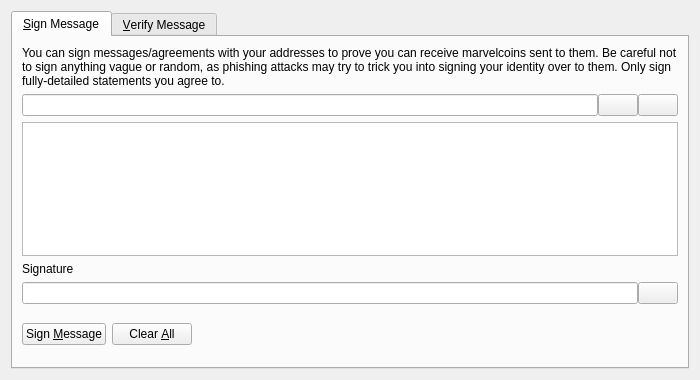
<?xml version="1.0" encoding="UTF-8"?>
<ui version="4.0">
 <class>SignVerifyMessageDialog</class>
 <widget class="QDialog" name="SignVerifyMessageDialog">
  <property name="geometry">
   <rect>
    <x>0</x>
    <y>0</y>
    <width>700</width>
    <height>380</height>
   </rect>
  </property>
  <property name="windowTitle">
   <string>Signatures - Sign / Verify a Message</string>
  </property>
  <property name="modal">
   <bool>true</bool>
  </property>
  <layout class="QVBoxLayout" name="verticalLayout">
   <item>
    <widget class="QTabWidget" name="tabWidget">
     <property name="currentIndex">
      <number>0</number>
     </property>
     <widget class="QWidget" name="tabSignMessage">
      <attribute name="title">
       <string>&amp;Sign Message</string>
      </attribute>
      <layout class="QVBoxLayout" name="verticalLayout_SM">
       <item>
        <widget class="QLabel" name="infoLabel_SM">
         <property name="text">
          <string>You can sign messages/agreements with your addresses to prove you can receive marvelcoins sent to them. Be careful not to sign anything vague or random, as phishing attacks may try to trick you into signing your identity over to them. Only sign fully-detailed statements you agree to.</string>
         </property>
         <property name="textFormat">
          <enum>Qt::PlainText</enum>
         </property>
         <property name="wordWrap">
          <bool>true</bool>
         </property>
        </widget>
       </item>
       <item>
        <layout class="QHBoxLayout" name="horizontalLayout_1_SM">
         <property name="spacing">
          <number>0</number>
         </property>
         <item>
          <widget class="QValidatedLineEdit" name="addressIn_SM">
           <property name="toolTip">
            <string>The Marvelcoin address to sign the message with</string>
           </property>
          </widget>
         </item>
         <item>
          <widget class="QPushButton" name="addressBookButton_SM">
           <property name="toolTip">
            <string>Choose previously used address</string>
           </property>
           <property name="text">
            <string/>
           </property>
           <property name="icon">
            <iconset resource="../bitcoin.qrc">
             <normaloff>:/icons/address-book</normaloff>:/icons/address-book</iconset>
           </property>
           <property name="shortcut">
            <string>Alt+A</string>
           </property>
           <property name="autoDefault">
            <bool>false</bool>
           </property>
          </widget>
         </item>
         <item>
          <widget class="QPushButton" name="pasteButton_SM">
           <property name="toolTip">
            <string>Paste address from clipboard</string>
           </property>
           <property name="text">
            <string/>
           </property>
           <property name="icon">
            <iconset resource="../bitcoin.qrc">
             <normaloff>:/icons/editpaste</normaloff>:/icons/editpaste</iconset>
           </property>
           <property name="shortcut">
            <string>Alt+P</string>
           </property>
           <property name="autoDefault">
            <bool>false</bool>
           </property>
          </widget>
         </item>
        </layout>
       </item>
       <item>
        <widget class="QPlainTextEdit" name="messageIn_SM">
         <property name="toolTip">
          <string>Enter the message you want to sign here</string>
         </property>
        </widget>
       </item>
       <item>
        <widget class="QLabel" name="signatureLabel_SM">
         <property name="text">
          <string>Signature</string>
         </property>
         <property name="textFormat">
          <enum>Qt::PlainText</enum>
         </property>
        </widget>
       </item>
       <item>
        <layout class="QHBoxLayout" name="horizontalLayout_2_SM">
         <property name="spacing">
          <number>0</number>
         </property>
         <item>
          <widget class="QLineEdit" name="signatureOut_SM">
           <property name="font">
            <font>
             <italic>true</italic>
            </font>
           </property>
           <property name="readOnly">
            <bool>true</bool>
           </property>
          </widget>
         </item>
         <item>
          <widget class="QPushButton" name="copySignatureButton_SM">
           <property name="toolTip">
            <string>Copy the current signature to the system clipboard</string>
           </property>
           <property name="text">
            <string/>
           </property>
           <property name="icon">
            <iconset resource="../bitcoin.qrc">
             <normaloff>:/icons/editcopy</normaloff>:/icons/editcopy</iconset>
           </property>
           <property name="autoDefault">
            <bool>false</bool>
           </property>
          </widget>
         </item>
        </layout>
       </item>
       <item>
        <layout class="QHBoxLayout" name="horizontalLayout_3_SM">
         <item>
          <widget class="QPushButton" name="signMessageButton_SM">
           <property name="toolTip">
            <string>Sign the message to prove you own this Marvelcoin address</string>
           </property>
           <property name="text">
            <string>Sign &amp;Message</string>
           </property>
           <property name="icon">
            <iconset resource="../bitcoin.qrc">
             <normaloff>:/icons/edit</normaloff>:/icons/edit</iconset>
           </property>
           <property name="autoDefault">
            <bool>false</bool>
           </property>
          </widget>
         </item>
         <item>
          <widget class="QPushButton" name="clearButton_SM">
           <property name="toolTip">
            <string>Reset all sign message fields</string>
           </property>
           <property name="text">
            <string>Clear &amp;All</string>
           </property>
           <property name="icon">
            <iconset resource="../bitcoin.qrc">
             <normaloff>:/icons/remove</normaloff>:/icons/remove</iconset>
           </property>
           <property name="autoDefault">
            <bool>false</bool>
           </property>
          </widget>
         </item>
         <item>
          <spacer name="horizontalSpacer_1_SM">
           <property name="orientation">
            <enum>Qt::Horizontal</enum>
           </property>
           <property name="sizeHint" stdset="0">
            <size>
             <width>40</width>
             <height>48</height>
            </size>
           </property>
          </spacer>
         </item>
         <item>
          <widget class="QLabel" name="statusLabel_SM">
           <property name="font">
            <font>
             <weight>75</weight>
             <bold>true</bold>
            </font>
           </property>
           <property name="text">
            <string/>
           </property>
           <property name="wordWrap">
            <bool>true</bool>
           </property>
          </widget>
         </item>
         <item>
          <spacer name="horizontalSpacer_2_SM">
           <property name="orientation">
            <enum>Qt::Horizontal</enum>
           </property>
           <property name="sizeHint" stdset="0">
            <size>
             <width>40</width>
             <height>48</height>
            </size>
           </property>
          </spacer>
         </item>
        </layout>
       </item>
      </layout>
     </widget>
     <widget class="QWidget" name="tabVerifyMessage">
      <attribute name="title">
       <string>&amp;Verify Message</string>
      </attribute>
      <layout class="QVBoxLayout" name="verticalLayout_VM">
       <item>
        <widget class="QLabel" name="infoLabel_VM">
         <property name="text">
          <string>Enter the receiver's address, message (ensure you copy line breaks, spaces, tabs, etc. exactly) and signature below to verify the message. Be careful not to read more into the signature than what is in the signed message itself, to avoid being tricked by a man-in-the-middle attack. Note that this only proves the signing party receives with the address, it cannot prove sendership of any transaction!</string>
         </property>
         <property name="textFormat">
          <enum>Qt::PlainText</enum>
         </property>
         <property name="alignment">
          <set>Qt::AlignLeading|Qt::AlignLeft|Qt::AlignTop</set>
         </property>
         <property name="wordWrap">
          <bool>true</bool>
         </property>
        </widget>
       </item>
       <item>
        <layout class="QHBoxLayout" name="horizontalLayout_1_VM">
         <property name="spacing">
          <number>0</number>
         </property>
         <item>
          <widget class="QValidatedLineEdit" name="addressIn_VM">
           <property name="toolTip">
            <string>The Marvelcoin address the message was signed with</string>
           </property>
          </widget>
         </item>
         <item>
          <widget class="QPushButton" name="addressBookButton_VM">
           <property name="toolTip">
            <string>Choose previously used address</string>
           </property>
           <property name="text">
            <string/>
           </property>
           <property name="icon">
            <iconset resource="../bitcoin.qrc">
             <normaloff>:/icons/address-book</normaloff>:/icons/address-book</iconset>
           </property>
           <property name="shortcut">
            <string>Alt+A</string>
           </property>
           <property name="autoDefault">
            <bool>false</bool>
           </property>
          </widget>
         </item>
        </layout>
       </item>
       <item>
        <widget class="QPlainTextEdit" name="messageIn_VM"/>
       </item>
       <item>
        <widget class="QValidatedLineEdit" name="signatureIn_VM"/>
       </item>
       <item>
        <layout class="QHBoxLayout" name="horizontalLayout_2_VM">
         <item>
          <widget class="QPushButton" name="verifyMessageButton_VM">
           <property name="toolTip">
            <string>Verify the message to ensure it was signed with the specified Marvelcoin address</string>
           </property>
           <property name="text">
            <string>Verify &amp;Message</string>
           </property>
           <property name="icon">
            <iconset resource="../bitcoin.qrc">
             <normaloff>:/icons/transaction_0</normaloff>:/icons/transaction_0</iconset>
           </property>
           <property name="autoDefault">
            <bool>false</bool>
           </property>
          </widget>
         </item>
         <item>
          <widget class="QPushButton" name="clearButton_VM">
           <property name="toolTip">
            <string>Reset all verify message fields</string>
           </property>
           <property name="text">
            <string>Clear &amp;All</string>
           </property>
           <property name="icon">
            <iconset resource="../bitcoin.qrc">
             <normaloff>:/icons/remove</normaloff>:/icons/remove</iconset>
           </property>
           <property name="autoDefault">
            <bool>false</bool>
           </property>
          </widget>
         </item>
         <item>
          <spacer name="horizontalSpacer_1_VM">
           <property name="orientation">
            <enum>Qt::Horizontal</enum>
           </property>
           <property name="sizeHint" stdset="0">
            <size>
             <width>40</width>
             <height>48</height>
            </size>
           </property>
          </spacer>
         </item>
         <item>
          <widget class="QLabel" name="statusLabel_VM">
           <property name="font">
            <font>
             <weight>75</weight>
             <bold>true</bold>
            </font>
           </property>
           <property name="text">
            <string/>
           </property>
           <property name="wordWrap">
            <bool>true</bool>
           </property>
          </widget>
         </item>
         <item>
          <spacer name="horizontalSpacer_2_VM">
           <property name="orientation">
            <enum>Qt::Horizontal</enum>
           </property>
           <property name="sizeHint" stdset="0">
            <size>
             <width>40</width>
             <height>48</height>
            </size>
           </property>
          </spacer>
         </item>
        </layout>
       </item>
      </layout>
     </widget>
    </widget>
   </item>
  </layout>
 </widget>
 <customwidgets>
  <customwidget>
   <class>QValidatedLineEdit</class>
   <extends>QLineEdit</extends>
   <header>qvalidatedlineedit.h</header>
  </customwidget>
 </customwidgets>
 <resources>
  <include location="../bitcoin.qrc"/>
 </resources>
 <connections/>
</ui>
